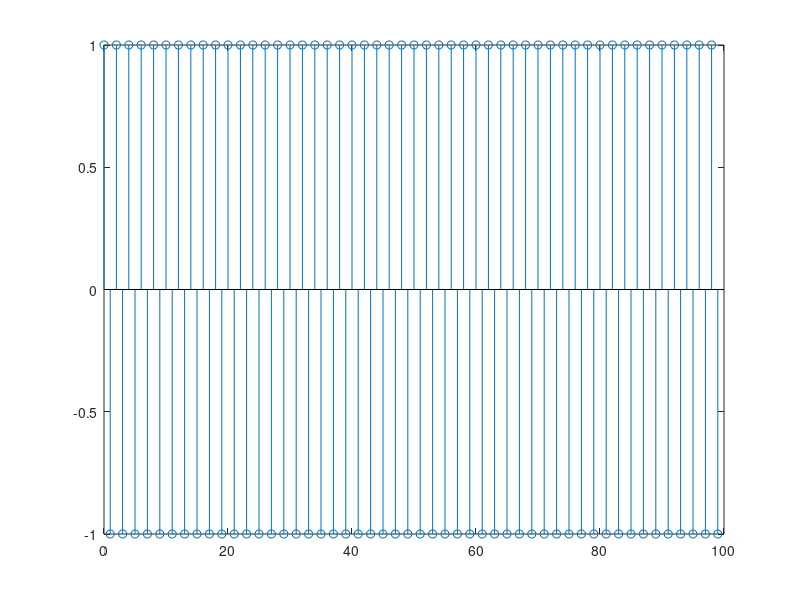

The MATLAB source for this figure:

%Exemplo do teorema de Nyquist
% Lembrar que: x[n] = x[nTs] = cos[2*pi*fo*n*Ts], ou seja, t =n.Ts
N=100; %Número de amostras no gráfico.
fo = 45; %frequência do sinal
Ts=1/90; %Período de amostragem (intervalo de tempo entre duasamostras) de 11,111 ms, ou 90 amostras por segundo.
n=0:N-1; % variando de zero até a última amostra a ser lida.
x=cos(2*pi*fo*n*Ts); % o Matlab expandirá o argumento para umalista de 2*pi*Ts para cada n.
stem(n,x) % exibe as amostras sem conectá-las
